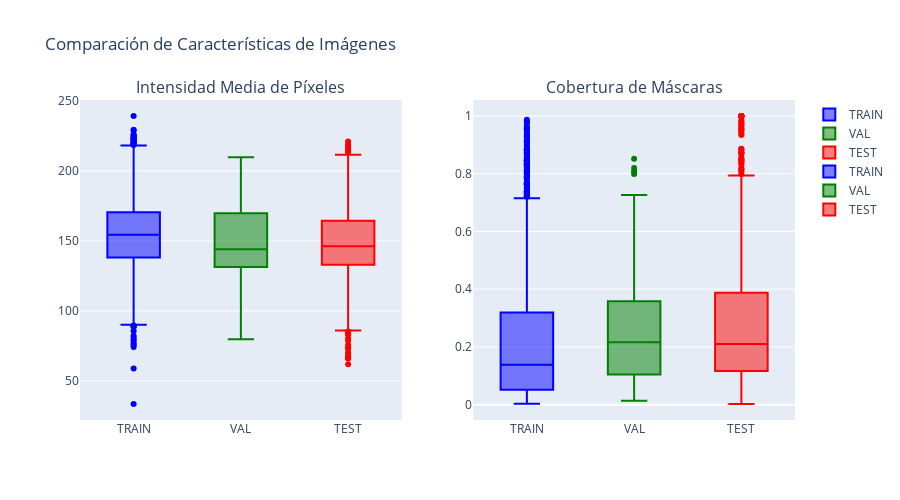

Notebook code for this chart:
### Code cell
# Figura 2: Intensidad de píxeles y cobertura
fig2 = make_subplots(
    rows=1, cols=2,
    subplot_titles=("Intensidad Media de Píxeles", "Cobertura de Máscaras"),
    specs=[[{"type": "box"}, {"type": "box"}]]
)

# Intensidad de píxeles
intensity_data = []
labels = []
for name, stats in all_stats.items():
    if stats["pixel_intensity_means"]:
        intensity_data.append(stats["pixel_intensity_means"])
        labels.append(name.upper())

fig2.add_trace(go.Box(y=intensity_data[0], name=labels[0], marker_color=colors['train']), row=1, col=1)
if len(intensity_data) > 1:
    fig2.add_trace(go.Box(y=intensity_data[1], name=labels[1], marker_color=colors['val']), row=1, col=1)
if len(intensity_data) > 2:
    fig2.add_trace(go.Box(y=intensity_data[2], name=labels[2], marker_color=colors['test']), row=1, col=1)

# Cobertura de máscaras (solo train y val)
coverage_data = []
coverage_labels = []
for name in ['train', 'val', 'test']:
    if all_stats[name]["mask_coverage"]:
        coverage_data.append(all_stats[name]["mask_coverage"])
        coverage_labels.append(name.upper())

if coverage_data:
    fig2.add_trace(go.Box(y=coverage_data[0], name=coverage_labels[0], 
                         marker_color=colors['train']), row=1, col=2)
    if len(coverage_data) > 1:
        fig2.add_trace(go.Box(y=coverage_data[1], name=coverage_labels[1], 
                             marker_color=colors['val']), row=1, col=2)
    if len(coverage_data) > 2:
        fig2.add_trace(go.Box(y=coverage_data[2], name=coverage_labels[2], 
                             marker_color=colors['test']), row=1, col=2)

fig2.update_layout(title_text="Comparación de Características de Imágenes", height=500)
fig2.show()

### Figure 1 — Plotly figure (JSON) as saved in the notebook; plotly's stock layout.template omitted (floating-point values rounded to 4 significant figures; data arrays with more than 128 entries replaced by an {"elided": "..."} marker saying what was removed)
{"data": [{"marker": {"color": "blue"}, "name": "TRAIN", "type": "box", "xaxis": "x", "y": {"elided": "2594 float values"}, "yaxis": "y"}, {"marker": {"color": "green"}, "name": "VAL", "type": "box", "xaxis": "x", "y": [110.5, 144.7, 158.1, 153.4, 81.09, 122.6, 167.4, 92.7, 115.1, 140.7, 208.8, 129.1, 86.12, 174.7, 96.93, 129.9, 156.2, 174.4, 177.2, 79.78, 146.8, 135.8, 166.8, 145.1, 109.9, 174.2, 139.5, 195.3, 147.8, 140.4, 130.6, 183.7, 131.3, 180.4, 170.7, 142.2, 208.7, 138.1, 118.0, 182.8, 138.7, 133.2, 149.4, 131.3, 183.4, 139.4, 187.1, 157.2, 134.4, 81.9, 135.9, 140.7, 170.5, 124.3, 144.2, 149.0, 140.8, 178.5, 167.2, 158.8, 118.9, 179.7, 140.5, 192.7, 131.5, 134.7, 131.2, 131.9, 172.3, 137.0, 86.38, 138.1, 144.0, 104.8, 127.8, 163.6, 163.7, 172.3, 205.3, 175.8, 141.7, 139.0, 169.0, 147.2, 123.7, 191.1, 130.8, 159.3, 199.0, 130.6, 165.6, 209.9, 167.5, 167.1, 198.3, 120.2, 137.8, 150.3, 133.3, 169.0], "yaxis": "y"}, {"marker": {"color": "red"}, "name": "TEST", "type": "box", "xaxis": "x", "y": {"elided": "1000 float values"}, "yaxis": "y"}, {"marker": {"color": "blue"}, "name": "TRAIN", "type": "box", "xaxis": "x2", "y": {"elided": "2594 float values"}, "yaxis": "y2"}, {"marker": {"color": "green"}, "name": "VAL", "type": "box", "xaxis": "x2", "y": [0.2517, 0.3753, 0.7262, 0.4575, 0.03165, 0.283, 0.1488, 0.1719, 0.1672, 0.8522, 0.474, 0.3337, 0.5596, 0.6916, 0.3381, 0.2121, 0.2087, 0.4136, 0.2433, 0.07977, 0.1048, 0.3268, 0.1436, 0.5608, 0.2534, 0.2009, 0.2609, 0.2208, 0.2263, 0.3991, 0.6433, 0.1514, 0.3685, 0.3467, 0.3636, 0.3877, 0.06064, 0.1004, 0.1094, 0.44, 0.1062, 0.08469, 0.2673, 0.6741, 0.02126, 0.08107, 0.1709, 0.3449, 0.3812, 0.2047, 0.0481, 0.169, 0.05707, 0.05375, 0.3407, 0.2518, 0.1032, 0.01625, 0.1081, 0.1173, 0.4069, 0.2458, 0.1581, 0.1089, 0.2059, 0.708, 0.06363, 0.177, 0.06783, 0.126, 0.2883, 0.26, 0.2434, 0.3472, 0.712, 0.3759, 0.01327, 0.1383, 0.07986, 0.2, 0.325, 0.7994, 0.05775, 0.04807, 0.3175, 0.05912, 0.08725, 0.5381, 0.07883, 0.3508, 0.1721, 0.09098, 0.8083, 0.1709, 0.09341, 0.08725, 0.3534, 0.8196, 0.32, 0.05311], "yaxis": "y2"}, {"marker": {"color": "red"}, "name": "TEST", "type": "box", "xaxis": "x2", "y": {"elided": "1000 float values"}, "yaxis": "y2"}], "layout": {"annotations": [{"font": {"size": 16}, "showarrow": false, "text": "Intensidad Media de Píxeles", "x": 0.225, "xanchor": "center", "xref": "paper", "y": 1, "yanchor": "bottom", "yref": "paper"}, {"font": {"size": 16}, "showarrow": false, "text": "Cobertura de Máscaras", "x": 0.775, "xanchor": "center", "xref": "paper", "y": 1, "yanchor": "bottom", "yref": "paper"}], "height": 500, "title": {"text": "Comparación de Características de Imágenes"}, "xaxis": {"anchor": "y", "domain": [0, 0.45]}, "xaxis2": {"anchor": "y2", "domain": [0.55, 1]}, "yaxis": {"anchor": "x", "domain": [0, 1]}, "yaxis2": {"anchor": "x2", "domain": [0, 1]}}}
